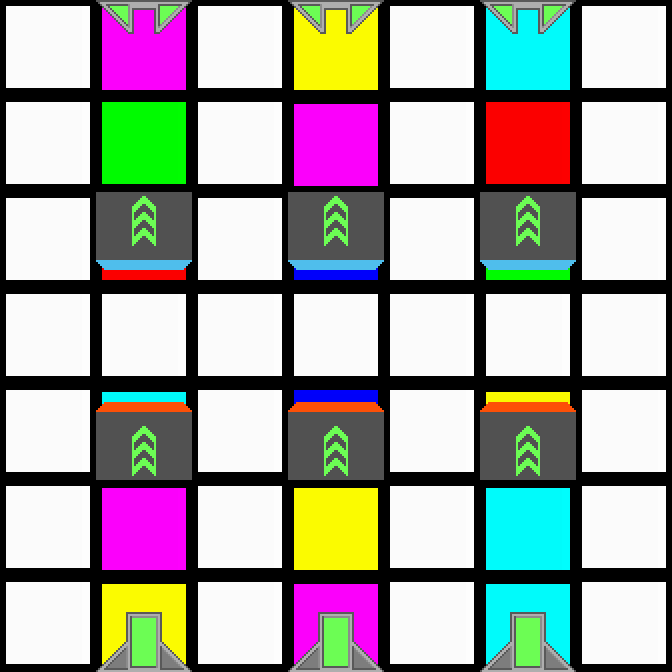

A level layout from a 2D game, rendered from its tile map. Below: a short description, then the map file with its tile-grid data intact:
An orthogonal 7x7 tile map with 96x96 px tiles, 2 tile layers (Colors, Tiles).

<map version="1.0" orientation="orthogonal" renderorder="right-down" width="7" height="7" tilewidth="96" tileheight="96">
 <properties>
  <property name="AvailableColors" value="4, 3, 5, 1, 4, 0" />
  <property name="AvailableTiles" value="20, 20, 20, 24, 24, 24" />
 </properties>
 <tileset firstgid="1" source="../tiles.tsx" />
 <layer name="Colors" width="7" height="7">
  <data encoding="csv">
87,85,87,84,87,86,87,
87,82,87,85,87,81,87,
87,81,87,83,87,82,87,
87,87,87,87,87,87,87,
87,86,87,83,87,84,87,
87,85,87,84,87,86,87,
87,84,87,85,87,86,87
</data>
 </layer>
 <layer name="Tiles" width="7" height="7">
  <data encoding="csv">
1,11,1,11,1,11,1,
1,1,1,1,1,1,1,
1,21,1,21,1,21,1,
1,1,1,1,1,1,1,
1,25,1,25,1,25,1,
1,1,1,1,1,1,1,
1,5,1,5,1,5,1
</data>
 </layer>
</map>
